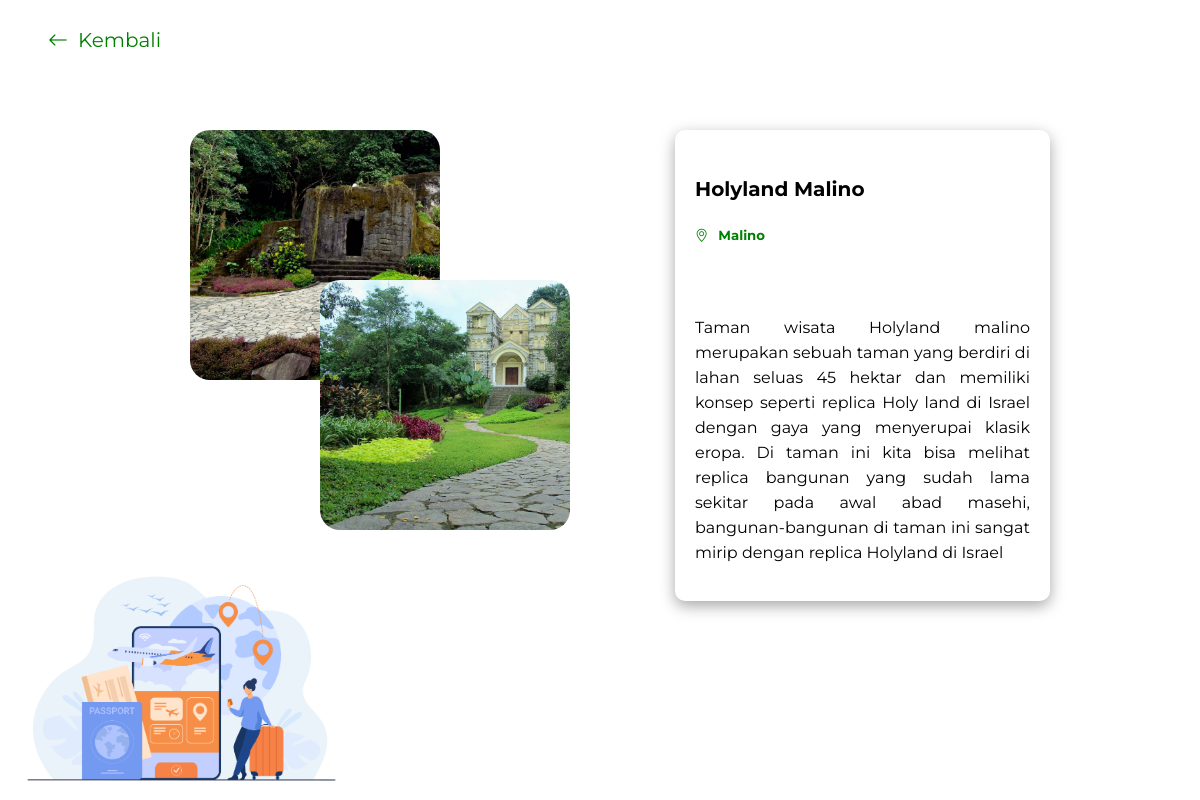
The page /card-1.php?id=1 on the database its author committed.
### tables this page shows
CREATE TABLE `wisata` (
  `id` int(11) NOT NULL,
  `foto_wisata` varchar(100) NOT NULL,
  `foto2_wisata` varchar(100) NOT NULL,
  `nama_wisata` varchar(100) NOT NULL,
  `lokasi_wisata` varchar(100) NOT NULL,
  `deskripsi_wisata` text NOT NULL
);

### fungsi.php (called while the page is built, shortened)
<?php
    $koneksi = mysqli_connect("localhost", "root", "", "tubes") or die();
    function tampil($query){
        global $koneksi;
        $result = mysqli_query($koneksi, $query);
        while($data = mysqli_fetch_assoc($result)){
            $rows[] = $data;
        }
        return $rows;
    }
?>

### card-1.php (the view, shortened to what this page needs)
<?php
    require "fungsi.php";
    $id=$_GET['id'];
    $wisata = tampil("SELECT * FROM wisata WHERE id=$id")[0];
?>
<!DOCTYPE html>
<html lang="en">
<head>
    <link rel="stylesheet" href="style/stylecard-1.css">
    <link rel="stylesheet" href="https://cdn.jsdelivr.net/npm/bootstrap-icons@1.7.2/font/bootstrap-icons.css">
</head>
<body>
    <a href="index.php"><i class="bi bi-arrow-left" style="margin-right: 10px;"></i>Kembali</a>
    <div class="container">
        <div class="dalam-1">
            <div class="dalam-2"></div>
        </div>
        <div class="dalam">
            <div class="desc">
                <h4><?= $wisata['nama_wisata']?></h3>
                <h5><i class="bi bi-geo-alt" style="margin-right: 10px;"></i><?= $wisata['lokasi_wisata']?></h5>
                <p><?=$wisata['deskripsi_wisata']?></p>
            </div>
        </div>
    </div>
    <img src="./image/trip.jpg" width="30%" />
</body>
</html>

### style/stylecard-1.css (style rules this page uses)
* { font-family: 'Montserrat', sans-serif; }
body { padding: 20px; }
a { color: green; text-decoration: none; font-size: 20px; padding: 20px; }
.container { position: absolute; top: 30px; bottom: 50px; left: 100px; right: 50px; display: grid; grid-template-columns: repeat(2, 1fr); z-index: 1; }
.dalam-1 { width: 250px; height: 250px; background-image: url(../image/mangrove.jfif); background-size: cover; position: relative; top: 100px; left: 90px; border-radius: 20px; }
.dalam-2 { width: 250px; height: 250px; background-image: url(../image/mangrove-2.jpeg); background-size: cover; position: absolute; left: 130px; top: 150px; border-radius: 20px; }
.dalam { border-radius: 20px; text-align: justify; position: relative; }
.dalam h4 { font-size: 20px; }
.dalam h5 { color: green; padding-bottom: 50px; }
.dalam p { line-height: 25px; font-size: 16px; }
.desc { position: absolute; top: 100px; right: 100px; left: 50px; padding: 20px; box-shadow: rgba(0, 0, 0, 0.35) 0px 5px 15px; border-radius: 10px; }
img { z-index: 0; position: absolute; bottom: 0; left: 0; }

### rows shown on the page
wisata: nama_wisata "Holyland Malino", lokasi_wisata "Malino", deskripsi_wisata "Taman wisata Holyland malino merupakan sebuah taman yang berdiri di lahan seluas 45 hektar dan memiliki konsep seperti replica Holy land di Israel dengan gaya yang menyerupai klasik eropa. Di taman ini kita bisa melihat replica bangunan yang sudah lama sekitar pada awal abad masehi, bangunan-bangunan di taman ini sangat mirip dengan replica Holyland di Israel"
